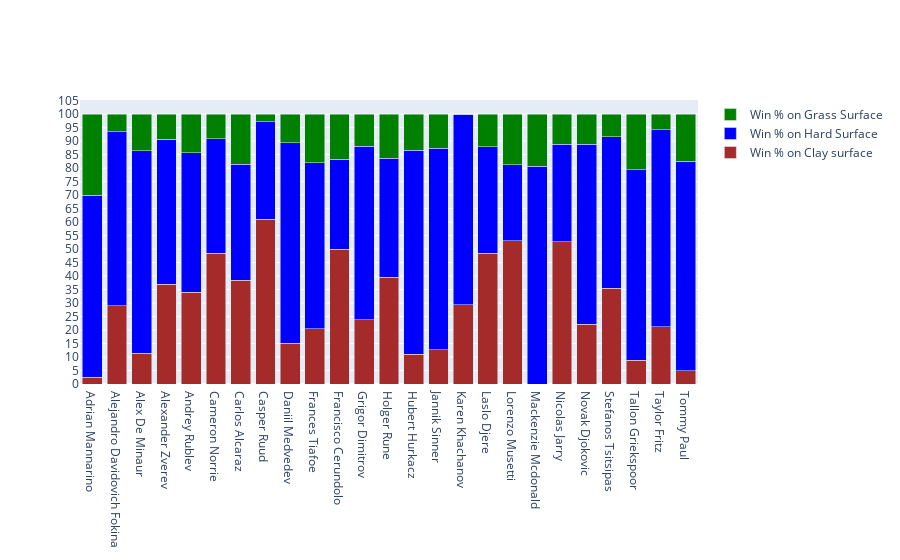

Notebook code for this chart:
### Markdown cell above
## 100% stacked bar plot representation of players winning% on different type of surfaces

### Code cell
import plotly.graph_objects as gg

fig = gg.Figure()

fig.add_trace(gg.Bar(
    x = winner_surafce_card['winner_name'],
    y = winner_surafce_card['Clay%'],
    name = 'Win % on Clay surface',
    marker_color = 'Brown'
))

fig.add_trace(gg.Bar(
    x = winner_surafce_card['winner_name'], 
    y = winner_surafce_card['Hard%'],
    name = 'Win % on Hard Surface',
    marker_color = 'Blue'
))

fig.add_trace(gg.Bar(
    x = winner_surafce_card['winner_name'], 
    y= winner_surafce_card['Grass%'],
    name = 'Win % on Grass Surface',
    marker_color = 'Green'
))

fig.update_layout(barmode = 'stack' )
fig.update_yaxes(tick0 = 10 ,dtick = 5)

fig.show()

### Figure 1 — Plotly figure (JSON) as saved in the notebook; plotly's stock layout.template omitted (floating-point values rounded to 4 significant figures)
{"data": [{"marker": {"color": "Brown"}, "name": "Win % on Clay surface", "type": "bar", "x": ["Adrian Mannarino", "Alejandro Davidovich Fokina", "Alex De Minaur", "Alexander Zverev", "Andrey Rublev", "Cameron Norrie", "Carlos Alcaraz", "Casper Ruud", "Daniil Medvedev", "Frances Tiafoe", "Francisco Cerundolo", "Grigor Dimitrov", "Holger Rune", "Hubert Hurkacz", "Jannik Sinner", "Karen Khachanov", "Laslo Djere", "Lorenzo Musetti", "Mackenzie Mcdonald", "Nicolas Jarry", "Novak Djokovic", "Stefanos Tsitsipas", "Tallon Griekspoor", "Taylor Fritz", "Tommy Paul"], "y": [2.5, 29.03, 11.36, 37.04, 33.93, 48.48, 38.46, 61.11, 15.15, 20.51, 50, 23.81, 39.53, 11.11, 12.7, 29.41, 48.48, 53.12, 0, 52.78, 22.22, 35.42, 8.824, 21.15, 5]}, {"marker": {"color": "Blue"}, "name": "Win % on Hard Surface", "type": "bar", "x": ["Adrian Mannarino", "Alejandro Davidovich Fokina", "Alex De Minaur", "Alexander Zverev", "Andrey Rublev", "Cameron Norrie", "Carlos Alcaraz", "Casper Ruud", "Daniil Medvedev", "Frances Tiafoe", "Francisco Cerundolo", "Grigor Dimitrov", "Holger Rune", "Hubert Hurkacz", "Jannik Sinner", "Karen Khachanov", "Laslo Djere", "Lorenzo Musetti", "Mackenzie Mcdonald", "Nicolas Jarry", "Novak Djokovic", "Stefanos Tsitsipas", "Tallon Griekspoor", "Taylor Fritz", "Tommy Paul"], "y": [67.5, 64.52, 75, 53.7, 51.79, 42.42, 43.08, 36.11, 74.24, 61.54, 33.33, 64.29, 44.19, 75.56, 74.6, 70.59, 39.39, 28.12, 80.65, 36.11, 66.67, 56.25, 70.59, 73.08, 77.5]}, {"marker": {"color": "Green"}, "name": "Win % on Grass Surface", "type": "bar", "x": ["Adrian Mannarino", "Alejandro Davidovich Fokina", "Alex De Minaur", "Alexander Zverev", "Andrey Rublev", "Cameron Norrie", "Carlos Alcaraz", "Casper Ruud", "Daniil Medvedev", "Frances Tiafoe", "Francisco Cerundolo", "Grigor Dimitrov", "Holger Rune", "Hubert Hurkacz", "Jannik Sinner", "Karen Khachanov", "Laslo Djere", "Lorenzo Musetti", "Mackenzie Mcdonald", "Nicolas Jarry", "Novak Djokovic", "Stefanos Tsitsipas", "Tallon Griekspoor", "Taylor Fritz", "Tommy Paul"], "y": [30, 6.452, 13.64, 9.259, 14.29, 9.091, 18.46, 2.778, 10.61, 17.95, 16.67, 11.9, 16.28, 13.33, 12.7, 0, 12.12, 18.75, 19.35, 11.11, 11.11, 8.333, 20.59, 5.769, 17.5]}], "layout": {"barmode": "stack", "yaxis": {"dtick": 5, "tick0": 10}}}
